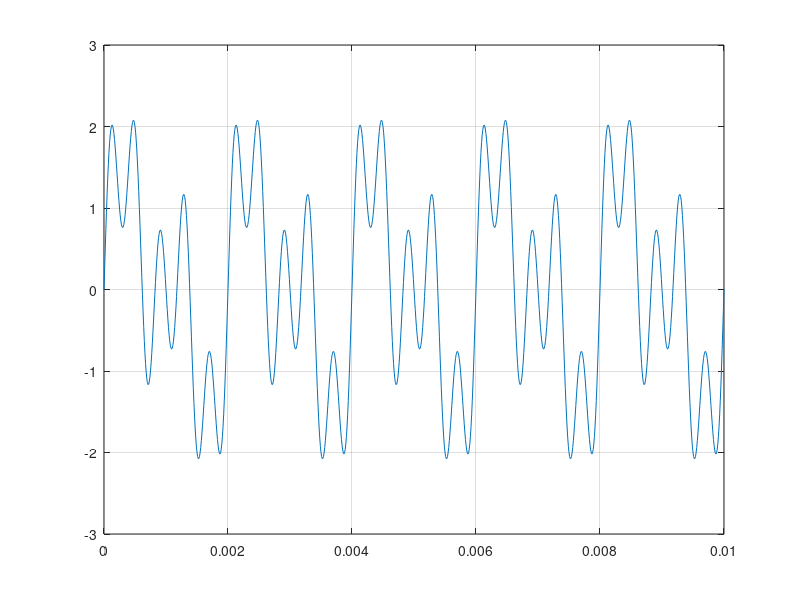

The MATLAB script that drew this image:

clear;

fs = 100000;

f = 500;

T = 0.01;

t = 0:1/fs:T;

y = sin(2*pi*f*t)+sin(2*pi*2*f*t)+sin(2*pi*5*f*t);

plot(t,y)
grid on


